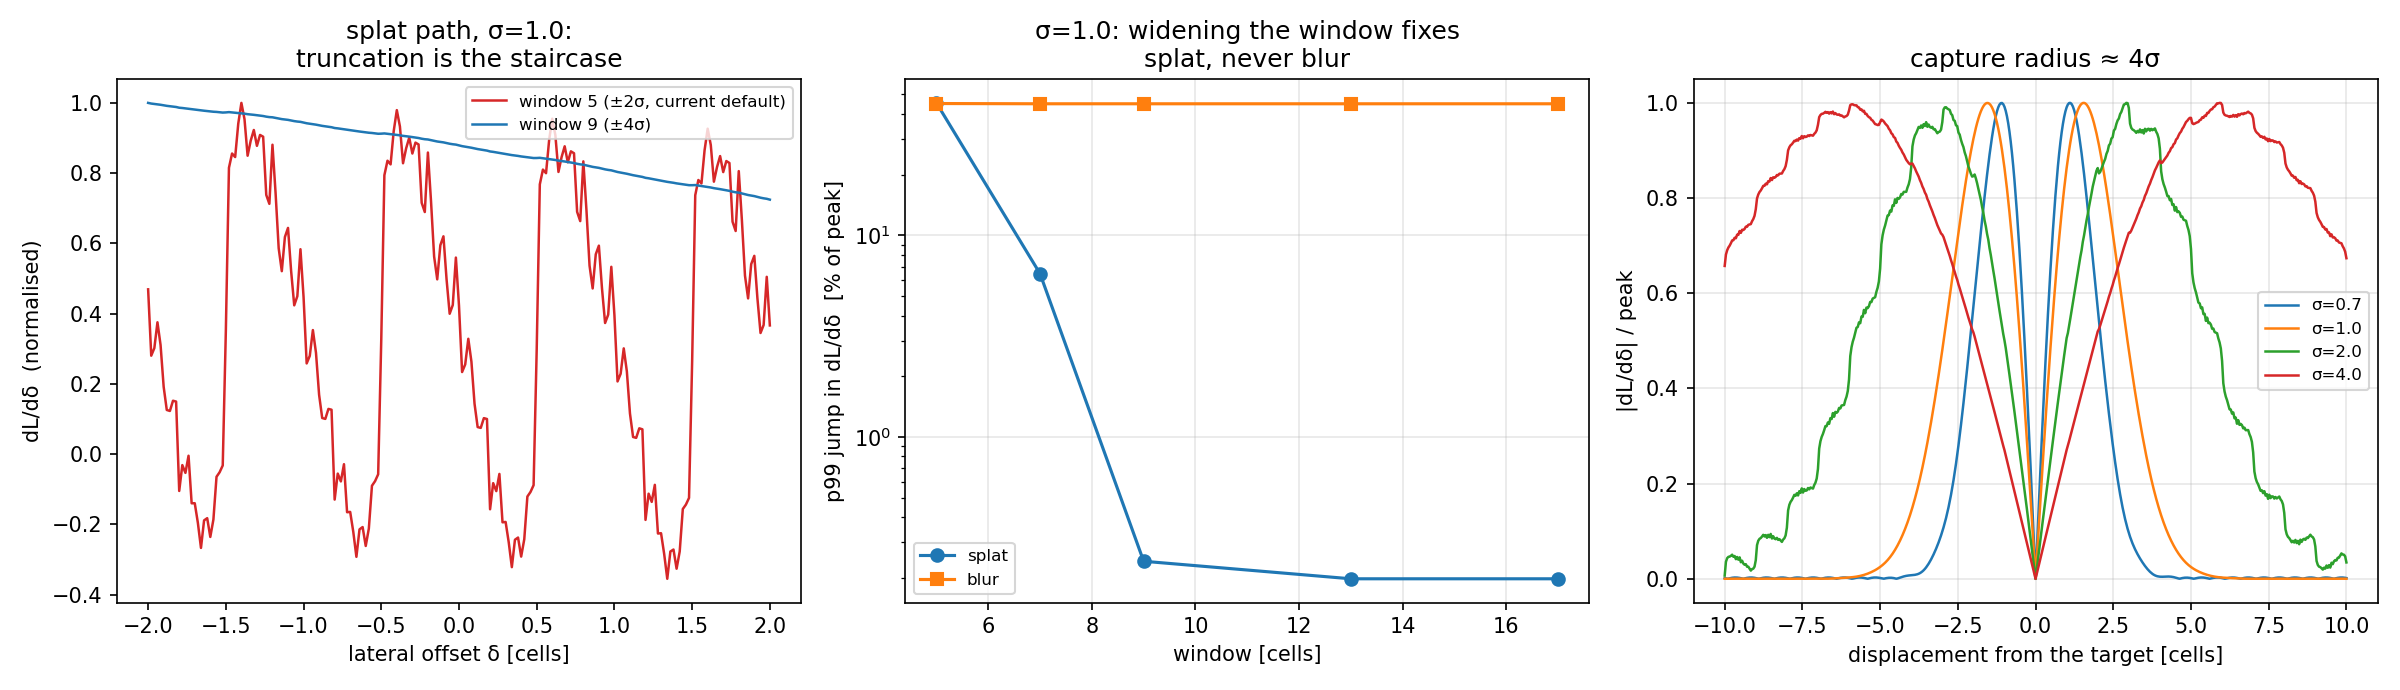

The Python source for this figure:
#!/usr/bin/env python3
"""Is the SOFT DRAWING well behaved when a streamline moves sideways?

Motivation (Jonas's question): if a change in v shifts a streamline a little to the left, a pixel
it passes goes small -> large -> small again. Does the drawn value jump? Does the gradient jump
between zero and non-zero?

Method: take one line, slide it laterally by `delta` in sub-cell steps, and record the drawn value,
the loss and dL/d(delta) as functions of delta. The line is a gentle sinusoid, so its samples cross
cell boundaries at STAGGERED delta - the realistic case. (A perfectly axis-aligned line makes all
samples cross at once and exaggerates every discontinuity by roughly an order of magnitude.)

Two losses, because they behave differently:
  target : L = ||occ(delta) - occ(0)||^2   sharp target, the worst case; used for the capture radius
  smooth : L = sum(occ * G), G a smooth low-frequency field. This is what training actually sees -
           the gradient arriving at sf comes from CNN2 and is a smooth field (see the
           'log10 |dL/dsf|' panel of grad_diag), not a delta.

What it finds (see the summary at the end of a run):
  * the VALUE is clean - amplitude varies by ~0.2% as the line slides across a cell;
  * the GRADIENT is a staircase, jumping by up to ~45% of its own peak per 0.02 cell;
  * there are TWO separate causes, needing different fixes:
      - splat path: the kernel is truncated at +-2*sigma, where a Gaussian is still 13.5% of peak.
        Widening the window to +-4*sigma removes it (p99 jump 45% -> 0.2%).
      - blur path: `_scatter_bilinear` uses piecewise-LINEAR weights, so their derivative is
        piecewise CONSTANT and jumps at every cell boundary. The Gaussian afterwards smooths the
        field in space but not its dependence on sample position, so no window helps. Fixing this
        needs a higher-order (B-spline) deposition kernel.
  * the capture radius is ~4*sigma: at sigma=1 a line displaced by more than ~4-5 cells feels
    almost no restoring gradient.

Usage
    python check_drawing_gradient.py                 # all four checks
    python check_drawing_gradient.py --plot out.png
    python check_drawing_gradient.py --quick
"""
import argparse
import sys
from pathlib import Path

import numpy as np
import torch

sys.path.insert(0, str(Path(__file__).resolve().parents[1]))
from step2_streamlines.streamlines_helpers import draw_streamlines_soft, SIGMA_BLUR_MIN

N = 96             # grid
NS = 400           # samples along the line
T_END = 27.5
ROW = 48.0         # the line's mean lateral position
DT = torch.float64  # so finite differences are meaningful


def draw(delta, sigma, method="auto", window=None, straight=False):
    """One line at lateral offset `delta`, drawn through the production code path."""
    sy = torch.linspace(6.0, N - 7.0, NS, dtype=DT)
    wig = torch.zeros(NS, dtype=DT) if straight else 3.0 * torch.sin(2 * np.pi * sy / 40.0)
    sx = ROW + wig + delta
    t = torch.linspace(0.0, T_END * 0.6, NS, dtype=DT)
    return draw_streamlines_soft([(sx, sy, t)], (N, N), faded=True, sigma=sigma, window=window,
                                 fade_mode="absolute", t_end=T_END, method=method)


def smooth_field():
    ii, jj = torch.meshgrid(torch.arange(N, dtype=DT), torch.arange(N, dtype=DT), indexing="ij")
    return torch.sin(2 * np.pi * ii / N * 1.5) * torch.cos(2 * np.pi * jj / N * 1.5) + 1.5


def sweep(deltas, sigma, mode, method="auto", window=None, straight=False):
    """L(delta) and dL/d(delta) over the sweep."""
    tgt = draw(torch.tensor(0.0, dtype=DT), sigma, method, window, straight).detach()
    G = smooth_field()
    L, dL = [], []
    for d in deltas:
        dd = torch.tensor(float(d), dtype=DT, requires_grad=True)
        occ = draw(dd, sigma, method, window, straight)
        loss = ((occ - tgt) ** 2).sum() if mode == "target" else (occ * G).sum()
        L.append(float(loss))
        dL.append(float(torch.autograd.grad(loss, dd)[0]))
    return np.array(L), np.array(dL)


def roughness(dL):
    """Step-to-step change in the gradient, as a fraction of its own peak."""
    pk = max(np.abs(dL).max(), 1e-30)
    j = np.abs(np.diff(dL)) / pk
    return np.median(j), np.percentile(j, 99)


def banner(s):
    print("\n" + "=" * 94 + f"\n{s}\n" + "=" * 94)


def main():
    ap = argparse.ArgumentParser()
    ap.add_argument("--quick", action="store_true")
    ap.add_argument("--plot", type=Path, default=None)
    ap.add_argument("--threads", type=int, default=4)
    a = ap.parse_args()
    torch.set_num_threads(a.threads)
    step = 0.05 if a.quick else 0.02
    deltas = np.arange(-4.0, 4.0 + 1e-9, step)
    sigmas = (0.7, 1.0, 2.0) if a.quick else (0.7, 1.0, 2.0, 4.0)

    print(f"grid {N}x{N}, one sinusoidal line of {NS} samples, delta swept in {step}-cell steps")
    print(f"current SIGMA_BLUR_MIN = {SIGMA_BLUR_MIN} (sigma >= this uses the blur path)")

    # ---------------------------------------------------------------- 1. the value
    banner("1  IS THE DRAWN VALUE CONTINUOUS AS THE LINE SLIDES?")
    fine = np.arange(-2.0, 2.0 + 1e-9, 0.01)
    for s in sigmas[:3]:
        v = np.array([float(draw(torch.tensor(float(d), dtype=DT), s)[int(ROW), N // 2])
                      for d in fine])
        tot = np.array([float(draw(torch.tensor(float(d), dtype=DT), s).sum())
                        for d in np.arange(0, 1.0, 0.05)])
        print(f"  sigma={s:4.1f}: value at one cell - peak {v.max():.4f}, largest change per "
              f"0.01 cell {100*np.abs(np.diff(v)).max()/v.max():5.2f}% of peak")
        print(f"  {'':11s} total drawn occupancy over one cell of shift varies by "
              f"{100*(tot.max()-tot.min())/tot.mean():.2f}%")
    print("  -> the value is smooth; the rise-and-fall as the line passes a pixel is the kernel")
    print("     profile doing its job, not an artefact.")

    # ---------------------------------------------------------------- 2. the gradient
    banner("2  IS THE GRADIENT SMOOTH?  (loss = smooth upstream field, as in training)")
    print(f"  {'sigma':>6s} {'path':>6s} {'line':>8s}   {'median':>8s} {'p99':>8s}   "
          f"(change in dL/d(delta) per {step} cell, % of its peak)")
    for s in sigmas:
        for straight, tag in ((False, "wiggly"), (True, "aligned")):
            _, dL = sweep(deltas, s, "smooth", straight=straight)
            m, p = roughness(dL)
            path = "blur" if s >= SIGMA_BLUR_MIN else "splat"
            print(f"  {s:6.1f} {path:>6s} {tag:>8s}   {100*m:7.2f}% {100*p:7.1f}%")
    print("  The 'aligned' rows are a degenerate case (all samples cross a cell boundary at the")
    print("  same delta) and are shown only to bound the effect; 'wiggly' is the realistic one.")

    # ---------------------------------------------------------------- 3. the window
    banner("3  WHERE THE STAIRCASE COMES FROM: KERNEL TRUNCATION vs BILINEAR DEPOSITION")
    print("  The default window is 2*ceil(2*sigma)+1, i.e. the Gaussian is cut at +-2 sigma where")
    print("  it is still 13.5% of its peak. Widening it separates the two mechanisms:\n")
    print(f"  {'window':>7s} {'half/sigma':>11s} {'kernel cut at':>14s}   "
          f"{'splat med':>10s} {'splat p99':>10s}   {'blur med':>9s} {'blur p99':>9s}")
    win_rows = []
    for w in ((5, 7, 9) if a.quick else (5, 7, 9, 13, 17)):
        half = w // 2
        cut = float(np.exp(-half ** 2 / 2.0))          # Gaussian at the cut, sigma = 1
        _, ds_ = sweep(deltas, 1.0, "smooth", method="splat", window=w)
        _, db_ = sweep(deltas, 1.0, "smooth", method="blur", window=w)
        ms, ps = roughness(ds_)
        mb, pb = roughness(db_)
        win_rows.append((w, ps, pb))
        print(f"  {w:7d} {half:10.1f}s {100*cut:13.2f}%   {100*ms:9.2f}% {100*ps:9.1f}%   "
              f"{100*mb:8.2f}% {100*pb:8.1f}%")
    print("\n  splat: widening the window removes the staircase almost entirely - its cause IS the")
    print("         truncation, and the exact sub-cell Gaussian underneath is smooth.")
    print("  blur : unchanged at every window. Its cause is _scatter_bilinear: piecewise-linear")
    print("         weights -> piecewise-constant derivative, jumping at each cell boundary. The")
    print("         Gaussian afterwards smooths the field in space, not its dependence on position.")

    # how much does a wider window change the FORWARD value? (existing runs used +-2 sigma)
    ref = draw(torch.tensor(0.3, dtype=DT), 1.0, "splat", 5).detach()
    wide = draw(torch.tensor(0.3, dtype=DT), 1.0, "splat", 9).detach()
    print(f"\n  forward change from window 5 -> 9 at sigma=1: total occupancy "
          f"{float(ref.sum()):.3f} -> {float(wide.sum()):.3f} "
          f"({100*(float(wide.sum())/float(ref.sum())-1):+.2f}%), max cell "
          f"{float((wide-ref).abs().max()):.4f}")
    print("  (the wider window is the LESS truncated, more faithful Gaussian - but it is a change,")
    print("   so a channel drawn this way differs slightly from what earlier runs saw.)")

    # ---------------------------------------------------------------- 4. capture radius
    banner("4  CAPTURE RADIUS: how far can a line be displaced and still feel a gradient?")
    print(f"  {'sigma':>6s} {'|dL|max':>10s}   |dL| as a fraction of peak at a displacement of")
    print(f"  {'':6s} {'':10s}   {'0.5c':>7s} {'1c':>7s} {'2c':>7s} {'4c':>7s} {'6c':>7s}")
    # a wider sweep than the rest: the whole point is to reach displacements where the signal dies
    far = np.arange(-10.0, 10.0 + 1e-9, step * 2)
    cap = {}
    for s in sigmas:
        L, dL = sweep(far, s, "target")
        pk = np.abs(dL).max()
        vals = [np.abs(dL[np.argmin(np.abs(far - d))]) / pk for d in (0.5, 1, 2, 4, 6, 8)]
        cap[s] = (far, dL / pk)
        print(f"  {s:6.1f} {pk:10.3e}   " + " ".join(f"{v:6.1%}" for v in vals))
    print("  -> the radius scales like ~4*sigma. At the production sigma=1.0 a streamline that is")
    print("     more than ~4-5 cells (20-25 m) from where it should be gets almost no signal.")

    # ---------------------------------------------------------------- plot
    if a.plot:
        import matplotlib
        matplotlib.use("Agg")
        import matplotlib.pyplot as plt
        fig, ax = plt.subplots(1, 3, figsize=(16, 4.6))
        d2 = np.arange(-2.0, 2.0 + 1e-9, step)
        for w, c, lab in ((5, "tab:red", "window 5 (±2σ, current default)"),
                          (9, "tab:blue", "window 9 (±4σ)")):
            _, g = sweep(d2, 1.0, "smooth", method="splat", window=w)
            ax[0].plot(d2, g / np.abs(g).max(), c, lw=1.2, label=lab)
        ax[0].set_xlabel("lateral offset δ [cells]"); ax[0].set_ylabel("dL/dδ  (normalised)")
        ax[0].set_title("splat path, σ=1.0:\ntruncation is the staircase"); ax[0].legend(fontsize=8)

        ws = [r[0] for r in win_rows]
        ax[1].semilogy(ws, [100 * r[1] for r in win_rows], "o-", label="splat")
        ax[1].semilogy(ws, [100 * r[2] for r in win_rows], "s-", label="blur")
        ax[1].set_xlabel("window [cells]"); ax[1].set_ylabel("p99 jump in dL/dδ  [% of peak]")
        ax[1].set_title("σ=1.0: widening the window fixes\nsplat, never blur"); ax[1].legend(fontsize=8)
        ax[1].grid(alpha=0.3)

        for s in sigmas:
            dd, gg = cap[s]
            ax[2].plot(dd, np.abs(gg), lw=1.2, label=f"σ={s}")
        ax[2].set_xlabel("displacement from the target [cells]")
        ax[2].set_ylabel("|dL/dδ| / peak")
        ax[2].set_title("capture radius ≈ 4σ"); ax[2].legend(fontsize=8); ax[2].grid(alpha=0.3)
        fig.tight_layout(); fig.savefig(a.plot, dpi=150)
        print(f"\nfigure written to {a.plot}")


if __name__ == "__main__":
    main()
